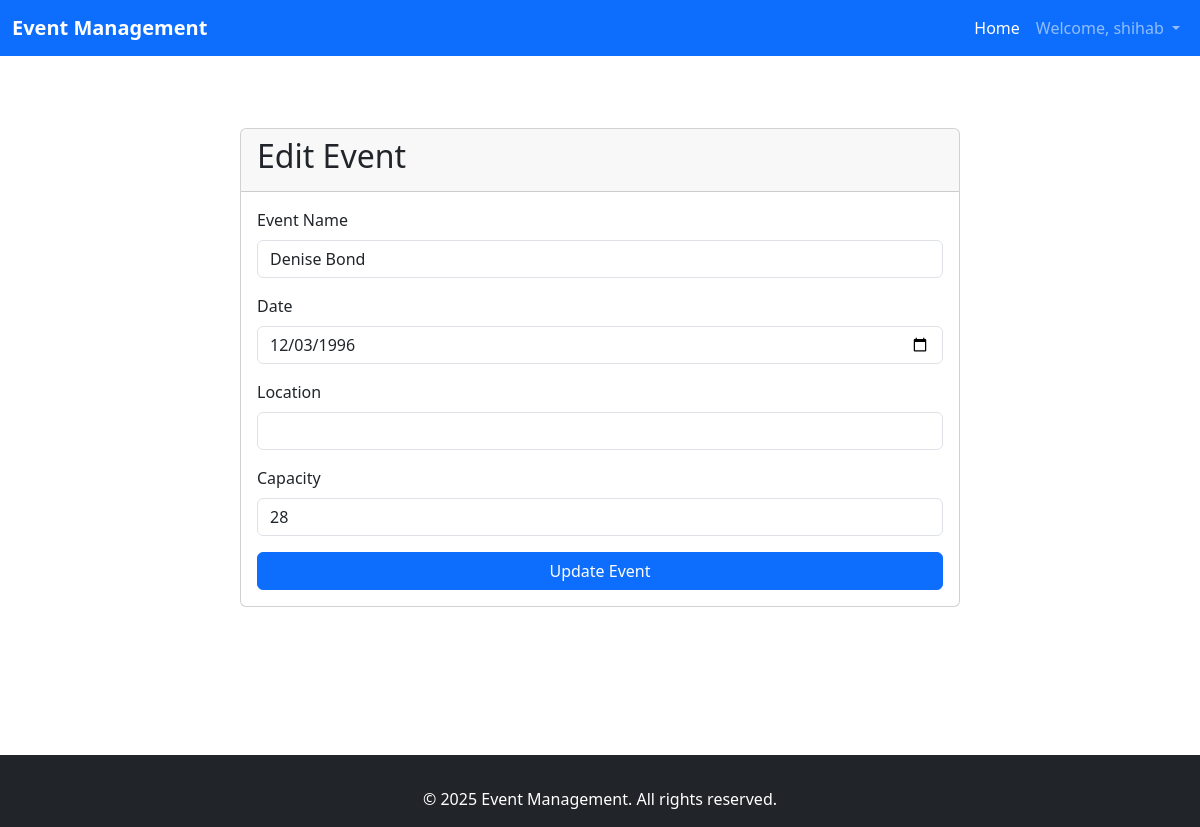
The page /edit_event.php?id=8 (signed in) on the database its author committed.
### tables this page shows
CREATE TABLE `events` (
  `id` int(11) NOT NULL,
  `name` varchar(255) NOT NULL,
  `description` text DEFAULT NULL,
  `date` date NOT NULL,
  `capacity` int(11) NOT NULL,
  `created_by` int(11) NOT NULL,
  `location` varchar(255) NOT NULL,
  `created_at` timestamp NOT NULL DEFAULT current_timestamp()
);

### edit_event.php (the view, shortened to what this page needs)
<?php
include 'includes/db.php';
$eventId = $_GET['id'];
$stmt = $pdo->prepare("SELECT * FROM events WHERE id = ?");
$stmt->execute([$eventId]);
$event = $stmt->fetch();
?>
<?php include 'includes/header.php'; ?>
<div class="container mt-5">
    <div class="row justify-content-center">
        <div class="col-md-8">
            <div class="card">
                <div class="card-header">
                    <h2>Edit Event</h2>
                </div>
                <div class="card-body">
                    <form id="edit-event-form" method="POST">
                        <div class="mb-3">
                            <label for="name" class="form-label">Event Name</label>
                            <input type="text" class="form-control" id="name" name="name" value="<?= htmlspecialchars($event['name']) ?>" required>
                        </div>
                        <div class="mb-3">
                            <label for="date" class="form-label">Date</label>
                            <input type="date" class="form-control" id="date" name="date" value="<?= htmlspecialchars($event['date']) ?>" required>
                        </div>
                        <div class="mb-3">
                            <label for="location" class="form-label">Location</label>
                            <input type="text" class="form-control" id="location" name="location" value="<?= htmlspecialchars($event['location']) ?>" required>
                        </div>
                        <div class="mb-3">
                            <label for="capacity" class="form-label">Capacity</label>
                            <input type="number" class="form-control" id="capacity" name="capacity" value="<?= htmlspecialchars($event['capacity']) ?>" placeholder="Max attendees" required>
                        </div>
                        <button type="submit" class="btn btn-primary w-100">Update Event</button>
                    </form>
                </div>
            </div>
        </div>
    </div>
</div>
<?php include 'includes/footer.php'; ?>

### rows shown on the page
events: name "Denise Bond", date "12/03/1996", capacity "28"

### other values the page prints
$_SESSION['username'] "shihab"
